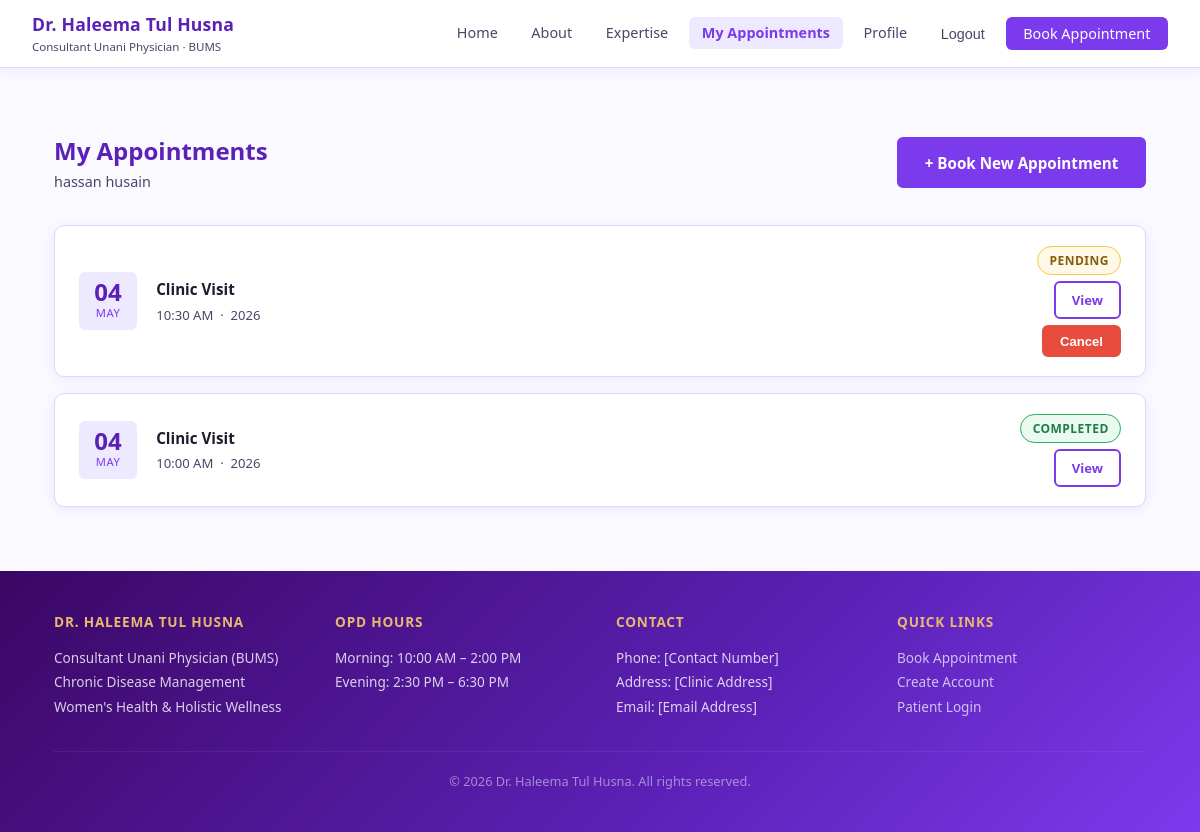
Page /appointments/ (signed in) on the committed database.
### accounts/models.py (models this page shows, shortened)
class CustomUser(AbstractUser):
    GENDER_CHOICES = [
        ('male', 'Male'),
        ('female', 'Female'),
        ('other', 'Other'),
    ]
    phone_number = models.CharField(max_length=20, blank=True)
    date_of_birth = models.DateField(null=True, blank=True)
    gender = models.CharField(max_length=10, choices=GENDER_CHOICES, blank=True)
    address = models.TextField(blank=True)
    created_at = models.DateTimeField(auto_now_add=True)
    class Meta:
        verbose_name = 'Patient'
        verbose_name_plural = 'Patients'

### clinic/models.py (models this page shows, shortened)
class Appointment(models.Model):
    patient = models.ForeignKey(
        settings.AUTH_USER_MODEL,
        on_delete=models.SET_NULL,
        null=True, blank=True,
        related_name='appointments',
    )
    guest_name = models.CharField(max_length=100, blank=True)
    guest_phone = models.CharField(max_length=20, blank=True)
    guest_email = models.EmailField(blank=True)
    appointment_date = models.DateField()
    appointment_time = models.TimeField()
    duration_minutes = models.PositiveSmallIntegerField(editable=False)
    consultation_mode = models.CharField(max_length=10, choices=CONSULTATION_MODE_CHOICES)
    patient_type = models.CharField(max_length=10, choices=PATIENT_TYPE_CHOICES)
    status = models.CharField(max_length=12, choices=STATUS_CHOICES, default='pending')
    consultation_notes = models.TextField(blank=True)
    prescription = models.TextField(blank=True)
    created_at = models.DateTimeField(auto_now_add=True)
    updated_at = models.DateTimeField(auto_now=True)
    class Meta:
        ordering = ['appointment_date', 'appointment_time']
        unique_together = [['appointment_date', 'appointment_time']]

### clinic/views.py (the view)
# urls.py: path('appointments/', views.MyAppointmentsView.as_view(), name='my_appointments'),
class MyAppointmentsView(LoginRequiredMixin, ListView):
    template_name = 'clinic/my_appointments.html'
    context_object_name = 'appointments'
    def get_queryset(self):
        return self.request.user.appointments.order_by('-appointment_date', '-appointment_time')

### templates/clinic/my_appointments.html (shortened to what this page needs)
{% extends "base.html" %}
{% block content %}
<div class="section">
    <div class="container">
        <div style="display:flex; align-items:center; justify-content:space-between; flex-wrap:wrap; gap:1rem; margin-bottom:2rem;">
            <div>
                <h1 style="font-size:1.5rem; font-weight:700; color:var(--teal-dark);">My Appointments</h1>
                <p style="color:var(--text-light); font-size:0.9rem;">{{ user.get_full_name|default:user.username }}</p>
            </div>
            <a href="{% url 'clinic:book' %}" class="btn btn-primary">+ Book New Appointment</a>
        </div>
        {% if appointments %}
        <div class="appt-list">
            {% for appt in appointments %}
            <div class="appt-card">
                <div class="appt-date-block">
                    <div class="day">{{ appt.appointment_date|date:"d" }}</div>
                    <div class="mon">{{ appt.appointment_date|date:"M" }}</div>
                </div>
                <div class="appt-info">
                    <h4>{{ appt.get_consultation_mode_display }}</h4>
                    <p>{{ appt.appointment_time|time:"h:i A" }} &nbsp;·&nbsp; {{ appt.appointment_date|date:"Y" }}</p>
                </div>
                <div class="appt-actions">
                    <span class="badge badge-{{ appt.status }}">{{ appt.get_status_display }}</span>
                    <a href="{% url 'clinic:appointment_detail' appt.pk %}" class="btn btn-outline btn-sm">View</a>
                    {% if appt.status != 'completed' and appt.status != 'cancelled' %}
                    <form method="post" action="{% url 'clinic:appointment_cancel' appt.pk %}" onsubmit="return confirm('Cancel this appointment?')">
                        <button type="submit" class="btn btn-danger btn-sm">Cancel</button>
                    </form>
                    {% endif %}
                </div>
            </div>
            {% endfor %}
        </div>
        {% else %}
        <div class="empty-state">
            <div style="font-size:3rem;">📅</div>
            <p>You have no appointments yet.</p>
            <a href="{% url 'clinic:book' %}" class="btn btn-primary mt-2">Book Your First Appointment</a>
        </div>
        {% endif %}
    </div>
</div>
{% endblock %}

### static/css/main.css (style rules this page uses)
:root { --teal: #7c3aed; --teal-dark: #5b21b6; --teal-light: #ede9fe; --cream: #faf9ff; --cream-dark: #f3f0fc; --gold: #e8b86d; --gold-dark: #c9973d; --text: #1e1b2e; --text-light: #4c4568; --text-muted: #9ca3af; --white: #ffffff; --border: #ddd6fe; --shadow: 0 2px 12px rgba(124,58,237,0.10); --shadow-lg: 0 6px 28px rgba(124,58,237,0.16); --radius: 10px; --radius-sm: 6px; --font: 'Segoe UI', system-ui, -apple-system, sans-serif; }
.reveal { opacity: 0; transform: translateY(24px); transition: opacity 0.6s ease, transform 0.6s ease; }
.reveal.visible { opacity: 1; transform: translateY(0); }
*, *::before, *::after { box-sizing: border-box; margin: 0; padding: 0; }
html { scroll-behavior: smooth; }
body { font-family: var(--font); background: var(--cream); color: var(--text); line-height: 1.6; min-height: 100vh; display: flex; flex-direction: column; }
a { color: var(--teal); text-decoration: none; }
.container { max-width: 1140px; margin: 0 auto; padding: 0 1.5rem; }
.btn { display: inline-flex; align-items: center; gap: 0.4rem; padding: 0.7rem 1.6rem; border-radius: var(--radius-sm); font-size: 0.95rem; font-weight: 600; cursor: pointer; border: 2px solid transparent; transition: all 0.2s; text-decoration: none; }
.btn-primary { background: var(--teal); color: var(--white); border-color: var(--teal); }
.btn-outline { background: transparent; color: var(--teal); border-color: var(--teal); }
.btn-sm { padding: 0.4rem 1rem; font-size: 0.82rem; }
.btn-danger { background: #e74c3c; color: var(--white); border-color: #e74c3c; }
.section { padding: 4rem 0; }
.badge { display: inline-flex; align-items: center; padding: 0.25rem 0.7rem; border-radius: 20px; font-size: 0.75rem; font-weight: 600; text-transform: uppercase; letter-spacing: 0.04em; }
.badge-pending { background: #fef9e7; color: #875d0a; border: 1px solid #f7c948; }
.badge-completed { background: #eafaf1; color: #1e7e43; border: 1px solid #27ae60; }
.appt-list { display: flex; flex-direction: column; gap: 1rem; }
.appt-card { background: var(--white); border: 1px solid var(--border); border-radius: var(--radius); padding: 1.2rem 1.5rem; display: flex; align-items: center; gap: 1.2rem; box-shadow: var(--shadow); transition: box-shadow 0.2s; }
.appt-date-block { text-align: center; min-width: 58px; background: var(--teal-light); border-radius: var(--radius-sm); padding: 0.5rem 0.4rem; }
.appt-date-block .day { font-size: 1.5rem; font-weight: 700; color: var(--teal-dark); line-height: 1; }
.appt-date-block .mon { font-size: 0.7rem; text-transform: uppercase; letter-spacing: 0.05em; color: var(--teal); }
.appt-info { flex: 1; }
.appt-info h4 { font-size: 0.95rem; font-weight: 600; margin-bottom: 0.2rem; }
.appt-info p { font-size: 0.82rem; color: var(--text-light); }
.appt-actions { display: flex; flex-direction: column; gap: 0.4rem; align-items: flex-end; }

### rows in the picture
CustomUser: get_full_name "hassan husain"
Appointment: appointment_date "04", appointment_date "MAY", consultation_mode "Clinic Visit", appointment_time "10:30 AM", appointment_date "2026", status "PENDING", shows "Cancel"
Appointment: appointment_date "04", appointment_date "MAY", consultation_mode "Clinic Visit", appointment_time "10:00 AM", appointment_date "2026", status "COMPLETED"
